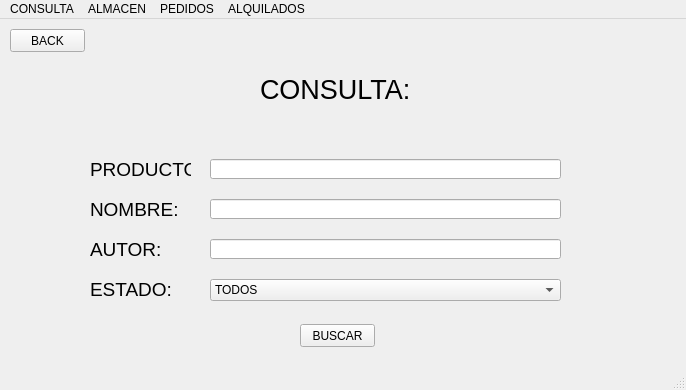
<?xml version="1.0" encoding="UTF-8"?>
<ui version="4.0">
 <class>MainWindow</class>
 <widget class="QMainWindow" name="MainWindow">
  <property name="geometry">
   <rect>
    <x>0</x>
    <y>0</y>
    <width>686</width>
    <height>390</height>
   </rect>
  </property>
  <property name="windowTitle">
   <string>MainWindow</string>
  </property>
  <widget class="QWidget" name="centralwidget">
   <widget class="QLabel" name="label">
    <property name="geometry">
     <rect>
      <x>260</x>
      <y>50</y>
      <width>161</width>
      <height>41</height>
     </rect>
    </property>
    <property name="font">
     <font>
      <pointsize>20</pointsize>
     </font>
    </property>
    <property name="text">
     <string>CONSULTA:</string>
    </property>
   </widget>
   <widget class="QPushButton" name="btnBuscar">
    <property name="geometry">
     <rect>
      <x>300</x>
      <y>305</y>
      <width>75</width>
      <height>23</height>
     </rect>
    </property>
    <property name="text">
     <string>BUSCAR</string>
    </property>
   </widget>
   <widget class="QLineEdit" name="txtProducto">
    <property name="geometry">
     <rect>
      <x>210</x>
      <y>140</y>
      <width>351</width>
      <height>20</height>
     </rect>
    </property>
   </widget>
   <widget class="QLabel" name="label_2">
    <property name="geometry">
     <rect>
      <x>90</x>
      <y>140</y>
      <width>101</width>
      <height>21</height>
     </rect>
    </property>
    <property name="font">
     <font>
      <pointsize>14</pointsize>
     </font>
    </property>
    <property name="text">
     <string>PRODUCTO:</string>
    </property>
   </widget>
   <widget class="QLineEdit" name="txtNombre">
    <property name="geometry">
     <rect>
      <x>210</x>
      <y>180</y>
      <width>351</width>
      <height>20</height>
     </rect>
    </property>
   </widget>
   <widget class="QLabel" name="label_5">
    <property name="geometry">
     <rect>
      <x>90</x>
      <y>180</y>
      <width>101</width>
      <height>21</height>
     </rect>
    </property>
    <property name="font">
     <font>
      <pointsize>14</pointsize>
     </font>
    </property>
    <property name="text">
     <string>NOMBRE:</string>
    </property>
   </widget>
   <widget class="QLineEdit" name="txtAutor">
    <property name="geometry">
     <rect>
      <x>210</x>
      <y>220</y>
      <width>351</width>
      <height>20</height>
     </rect>
    </property>
   </widget>
   <widget class="QLabel" name="label_3">
    <property name="geometry">
     <rect>
      <x>90</x>
      <y>220</y>
      <width>71</width>
      <height>21</height>
     </rect>
    </property>
    <property name="font">
     <font>
      <pointsize>14</pointsize>
     </font>
    </property>
    <property name="text">
     <string>AUTOR:</string>
    </property>
   </widget>
   <widget class="QComboBox" name="cmbEstado">
    <property name="geometry">
     <rect>
      <x>210</x>
      <y>260</y>
      <width>351</width>
      <height>22</height>
     </rect>
    </property>
    <item>
     <property name="text">
      <string>TODOS</string>
     </property>
    </item>
    <item>
     <property name="text">
      <string>ALMACEN</string>
     </property>
    </item>
    <item>
     <property name="text">
      <string>VENDIDOS</string>
     </property>
    </item>
    <item>
     <property name="text">
      <string>ALQUILADOS</string>
     </property>
    </item>
   </widget>
   <widget class="QLabel" name="label_4">
    <property name="geometry">
     <rect>
      <x>90</x>
      <y>260</y>
      <width>101</width>
      <height>21</height>
     </rect>
    </property>
    <property name="font">
     <font>
      <pointsize>14</pointsize>
     </font>
    </property>
    <property name="text">
     <string>ESTADO:</string>
    </property>
   </widget>
   <widget class="QPushButton" name="btnVolver">
    <property name="geometry">
     <rect>
      <x>10</x>
      <y>10</y>
      <width>75</width>
      <height>23</height>
     </rect>
    </property>
    <property name="text">
     <string>BACK</string>
    </property>
   </widget>
  </widget>
  <widget class="QMenuBar" name="menubar">
   <property name="geometry">
    <rect>
     <x>0</x>
     <y>0</y>
     <width>686</width>
     <height>26</height>
    </rect>
   </property>
   <widget class="QMenu" name="menuCONSULTA">
    <property name="title">
     <string>CONSULTA</string>
    </property>
   </widget>
   <widget class="QMenu" name="menuALMACEN">
    <property name="title">
     <string>ALMACEN</string>
    </property>
   </widget>
   <widget class="QMenu" name="menuPEDIDOS">
    <property name="title">
     <string>PEDIDOS</string>
    </property>
   </widget>
   <widget class="QMenu" name="menuRESERVADOS">
    <property name="title">
     <string>ALQUILADOS</string>
    </property>
   </widget>
   <addaction name="menuCONSULTA"/>
   <addaction name="menuALMACEN"/>
   <addaction name="menuPEDIDOS"/>
   <addaction name="menuRESERVADOS"/>
  </widget>
  <widget class="QStatusBar" name="statusbar"/>
 </widget>
 <resources/>
 <connections/>
</ui>
